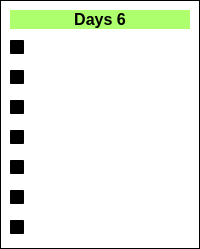
                 <widget class="QWidget" name="Day6">
                  <property name="styleSheet">
                   <string notr="true">background-color: qlineargradient(spread:pad, x1:0, y1:0, x2:1, y2:1, stop:0 rgba(0, 0, 0, 0), stop:1 rgba(255, 255, 255, 0));</string>
                  </property>
                  <layout class="QHBoxLayout" name="horizontalLayout_11">
                   <property name="spacing">
                    <number>0</number>
                   </property>
                   <property name="leftMargin">
                    <number>0</number>
                   </property>
                   <property name="topMargin">
                    <number>0</number>
                   </property>
                   <property name="rightMargin">
                    <number>0</number>
                   </property>
                   <property name="bottomMargin">
                    <number>0</number>
                   </property>
                   <item>
                    <widget class="QFrame" name="SubjectDays_6">
                     <property name="frameShape">
                      <enum>QFrame::StyledPanel</enum>
                     </property>
                     <property name="frameShadow">
                      <enum>QFrame::Raised</enum>
                     </property>
                     <layout class="QVBoxLayout" name="verticalLayout_9">
                      <item>
                       <widget class="QLabel" name="Subject6DaysHeading">
                        <property name="maximumSize">
                         <size>
                          <width>16777215</width>
                          <height>100</height>
                         </size>
                        </property>
                        <property name="font">
                         <font>
                          <pointsize>12</pointsize>
                          <weight>75</weight>
                          <bold>true</bold>
                         </font>
                        </property>
                        <property name="styleSheet">
                         <string notr="true">QLabel{
	
color: rgb(241, 44, 172);
	color: rgb(0, 0, 0);
	background-color: rgba(150, 255, 69,200);
border-radius:50px;

}</string>
                        </property>
                        <property name="midLineWidth">
                         <number>4</number>
                        </property>
                        <property name="text">
                         <string>Days 6</string>
                        </property>
                        <property name="alignment">
                         <set>Qt::AlignCenter</set>
                        </property>
                       </widget>
                      </item>
                      <item>
                       <widget class="QCheckBox" name="Subject6Sunday">
                        <property name="font">
                         <font>
                          <pointsize>11</pointsize>
                         </font>
                        </property>
                        <property name="styleSheet">
                         <string notr="true">QCheckBox{

	color: rgb(255, 255, 255);
}</string>
                        </property>
                        <property name="text">
                         <string>Sun</string>
                        </property>
                        <property name="tristate">
                         <bool>false</bool>
                        </property>
                       </widget>
                      </item>
                      <item>
                       <widget class="QCheckBox" name="Subject6Monday">
                        <property name="font">
                         <font>
                          <pointsize>11</pointsize>
                         </font>
                        </property>
                        <property name="styleSheet">
                         <string notr="true">QCheckBox{

	color: rgb(255, 255, 255);
}</string>
                        </property>
                        <property name="text">
                         <string>Mon</string>
                        </property>
                        <property name="tristate">
                         <bool>false</bool>
                        </property>
                       </widget>
                      </item>
                      <item>
                       <widget class="QCheckBox" name="Subject6Tuesday">
                        <property name="font">
                         <font>
                          <pointsize>11</pointsize>
                         </font>
                        </property>
                        <property name="styleSheet">
                         <string notr="true">QCheckBox{

	color: rgb(255, 255, 255);
}</string>
                        </property>
                        <property name="text">
                         <string>Tue</string>
                        </property>
                        <property name="tristate">
                         <bool>false</bool>
                        </property>
                       </widget>
                      </item>
                      <item>
                       <widget class="QCheckBox" name="Subject6Wednesday">
                        <property name="font">
                         <font>
                          <pointsize>11</pointsize>
                         </font>
                        </property>
                        <property name="styleSheet">
                         <string notr="true">QCheckBox{

	color: rgb(255, 255, 255);
}</string>
                        </property>
                        <property name="text">
                         <string>Wed</string>
                        </property>
                        <property name="tristate">
                         <bool>false</bool>
                        </property>
                       </widget>
                      </item>
                      <item>
                       <widget class="QCheckBox" name="Subject6Thursday">
                        <property name="font">
                         <font>
                          <pointsize>11</pointsize>
                         </font>
                        </property>
                        <property name="styleSheet">
                         <string notr="true">QCheckBox{

	color: rgb(255, 255, 255);
}</string>
                        </property>
                        <property name="text">
                         <string>Thu</string>
                        </property>
                        <property name="tristate">
                         <bool>false</bool>
                        </property>
                       </widget>
                      </item>
                      <item>
                       <widget class="QCheckBox" name="Subject6Friday">
                        <property name="font">
                         <font>
                          <pointsize>11</pointsize>
                         </font>
                        </property>
                        <property name="styleSheet">
                         <string notr="true">QCheckBox{

	color: rgb(255, 255, 255);
}</string>
                        </property>
                        <property name="text">
                         <string>Fri</string>
                        </property>
                        <property name="tristate">
                         <bool>false</bool>
                        </property>
                       </widget>
                      </item>
                      <item>
                       <widget class="QCheckBox" name="Subject6Saturday">
                        <property name="font">
                         <font>
                          <pointsize>11</pointsize>
                         </font>
                        </property>
                        <property name="styleSheet">
                         <string notr="true">QCheckBox{

	color: rgb(255, 255, 255);
}</string>
                        </property>
                        <property name="text">
                         <string>Sat</string>
                        </property>
                        <property name="tristate">
                         <bool>false</bool>
                        </property>
                       </widget>
                      </item>
                     </layout>
                    </widget>
                   </item>
                  </layout>
                 </widget>
